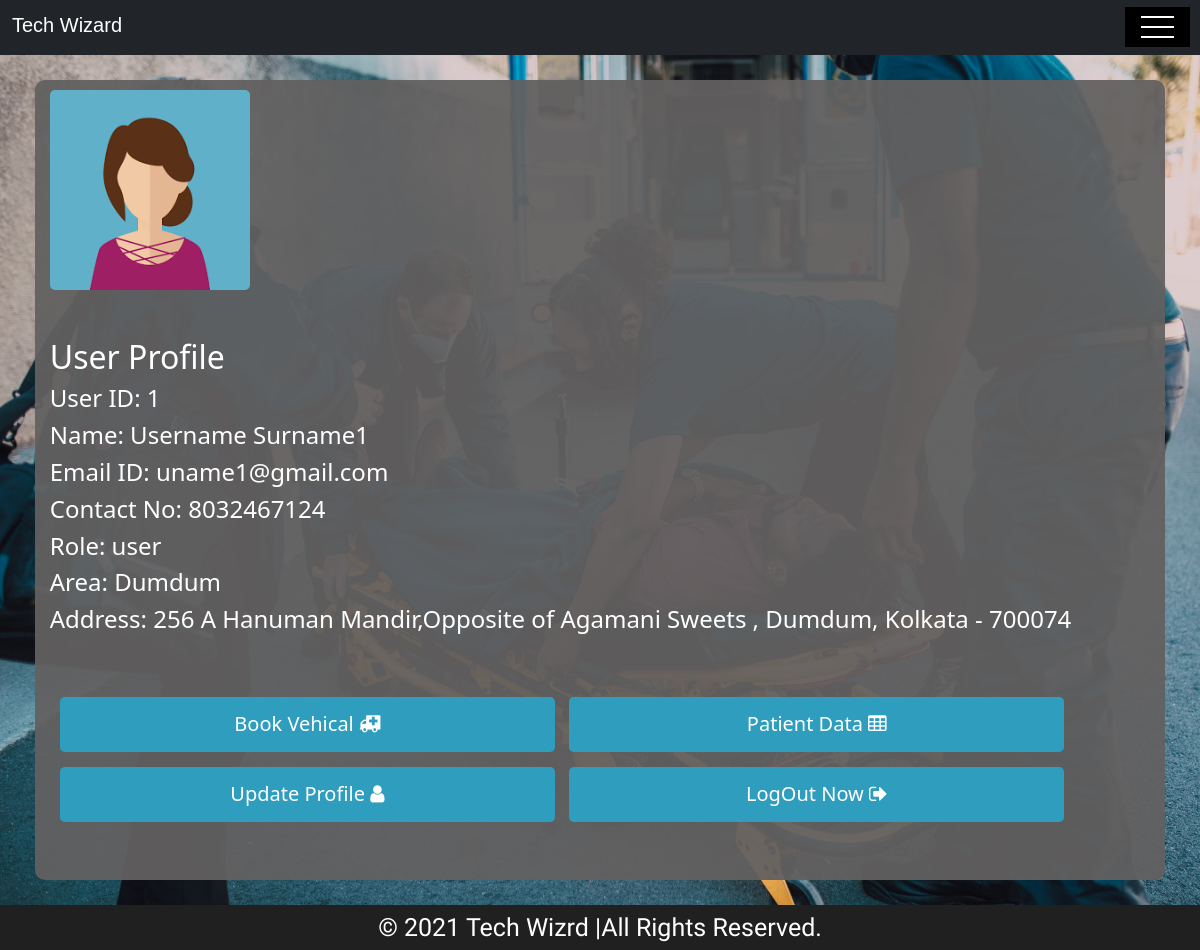
/profileur.php (signed in), run on the app's committed database.
### tables this page shows
CREATE TABLE `user_info` (
  `id` int(11) NOT NULL,
  `name` varchar(50) NOT NULL,
  `phone` varchar(100) NOT NULL,
  `email` varchar(50) NOT NULL,
  `password` varchar(100) NOT NULL,
  `role` varchar(100) NOT NULL,
  `area` varchar(255) NOT NULL,
  `address` varchar(255) NOT NULL
);

### profileur.php (the view, shortened to what this page needs)
<?php
    require "config.php";
?>
<!DOCTYPE html>
<html lang="en">
<head>
  <link rel="stylesheet" href="style/style.css?v=<?php echo time(); ?>">
  <link rel="stylesheet" href="https://cdnjs.cloudflare.com/ajax/libs/font-awesome/4.7.0/css/font-awesome.min.css">
  <link href="https://cdn.jsdelivr.net/npm/bootstrap@5.0.1/dist/css/bootstrap.min.css" rel="stylesheet">
</head>
<body>
    <?php require "headerur.php"; ?>
    <div class="containerlogin" id="prfo">
      <div class="col-lg-8 m-auto d-block" id="pfleurr">
      <div class="mb-5">
        <img src="images/avater.png" alt="user icon" id="avater"/>
      </div>
      <div class="mb-5">
        <?php
          $uid = $_SESSION['uid'];
          $chkuser = "SELECT * FROM `user_info` WHERE `id` = $uid";
          $val = mysqli_query($db, $chkuser) or die(mysqli_error($db));
          $row = mysqli_fetch_assoc($val);
        ?>
        <h2>User Profile</h2>
        <h4>User ID: <?php echo $row['id'] ?></h4>
        <h4>Name: <?php echo $row['name'] ?></h4>
        <h4>Email ID: <?php echo $row['email'] ?></h4>
        <h4>Contact No: <?php echo $row['phone'] ?></h4>
        <h4>Role: <?php echo $row['role'] ?></h4>
        <h4>Area: <?php echo $row['area'] ?></h4>
        <h4>Address: <?php echo $row['address'] ?></h4>
      </div>
      <div class="mb-5">
        <a href="addbkgur.php"><button type="button" class="btn btn-secondary btn-lg" id="btnprof1">Book Vehical <i class="fa fa-ambulance" aria-hidden="true"></i></button></a>
        <a href="hlprur.php"><button type="button" class="btn btn-secondary btn-lg" id="btnprof2">Patient Data <i class="fa fa-table" aria-hidden="true"></i> </button></a><br>
        <button type="button" class="btn btn-secondary btn-lg" id="btnprof3" data-bs-toggle="modal" data-bs-target="#exampleModal">Update Profile <i class="fa fa-user" aria-hidden="true"></i> </button>
        <a href="logoutur.php"><button type="button" class="btn btn-secondary btn-lg" id="btnprof4" >LogOut Now <i class="fa fa-sign-out" aria-hidden="true"></i></button></a><br>
      </div>
    </div>
  </div>
  <?php require "footer.php"; ?>
</body>
</html>

### style/style.css (style rules this page uses)
:root { --primary-color: rgba(13, 110, 139, 1); --overlay-color: rgba(24, 39, 51 , 1); --menu-speed: 0.75s; }
* { margin: 0; padding: 0; box-sizing: border-box; }
html { position: relative; min-height: 100%; }
body { margin-bottom: 60px; }
.containerlogin { min-height: 100vh; height: auto; width: 100%; background-image: url(../images/b4.jpg); background-position: center; background-size: cover; padding-bottom: 60px; padding-top: 10vh; }
#prfo { background-image: url(../images/b2.jpg); padding-left: 5px; padding-right: 5px; margin-bottom: 10px; }
#pfleurr { background-color: rgba(99, 97, 97, 0.938); color: white; padding: 15px; height: auto; min-width: 95%; padding-top: 10px; padding-bottom: 10px; border-radius: 10px; margin-top: 2vh; overflow-x: scroll; }
#btnprof1, #btnprof2, #btnprof3, #btnprof4 { width: 45%; height: 55px; margin-top: 15px; background-color: rgb(47, 157, 190); border: none; margin-left: 10px; }
#avater { width: 200px; height: 200px; border-radius: 5px; }

### data on the page
user_info: id "1", name "Username Surname1", email "uname1@gmail.com", phone "8032467124", role "user", area "Dumdum", address "256 A Hanuman Mandir,Opposite of Agamani Sweets , Dumdum, Kolkata - 700074"
